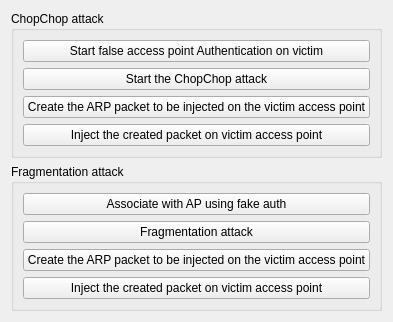
          <widget class="QWidget" name="page2">
           <property name="geometry">
            <rect>
             <x>0</x>
             <y>0</y>
             <width>355</width>
             <height>320</height>
            </rect>
           </property>
           <attribute name="label">
            <string>WEP Attacks (no-client)</string>
           </attribute>
           <layout class="QGridLayout">
            <item row="3" column="0">
             <spacer name="spacer22_2_2">
              <property name="orientation">
               <enum>Qt::Vertical</enum>
              </property>
              <property name="sizeType">
               <enum>QSizePolicy::Expanding</enum>
              </property>
              <property name="sizeHint" stdset="0">
               <size>
                <width>41</width>
                <height>20</height>
               </size>
              </property>
             </spacer>
            </item>
            <item row="2" column="0">
             <widget class="QGroupBox" name="buttonGroup1_2_3">
              <property name="title">
               <string>Fragmentation attack</string>
              </property>
              <layout class="QVBoxLayout">
               <item>
                <widget class="QPushButton" name="button_wep_assoc_fake_auth_frag">
                 <property name="text">
                  <string>Associate with AP using fake auth</string>
                 </property>
                </widget>
               </item>
               <item>
                <widget class="QPushButton" name="button_wep_start_frag">
                 <property name="text">
                  <string>Fragmentation attack</string>
                 </property>
                </widget>
               </item>
               <item>
                <widget class="QPushButton" name="button_wep_create_arp_frag">
                 <property name="text">
                  <string>Create the ARP packet to be injected on the victim access point</string>
                 </property>
                </widget>
               </item>
               <item>
                <widget class="QPushButton" name="button_wep_arp_inj_frag">
                 <property name="text">
                  <string>Inject the created packet on victim access point</string>
                 </property>
                </widget>
               </item>
              </layout>
             </widget>
            </item>
            <item row="1" column="0">
             <widget class="QGroupBox" name="buttonGroup1_3">
              <property name="title">
               <string>ChopChop attack</string>
              </property>
              <layout class="QVBoxLayout">
               <item>
                <widget class="QPushButton" name="button_wep_fake_auth_chop">
                 <property name="text">
                  <string>Start false access point Authentication on victim</string>
                 </property>
                </widget>
               </item>
               <item>
                <widget class="QPushButton" name="button_wep_start_chop">
                 <property name="text">
                  <string>Start the ChopChop attack</string>
                 </property>
                </widget>
               </item>
               <item>
                <widget class="QPushButton" name="button_wep_create_arp_chop">
                 <property name="text">
                  <string>Create the ARP packet to be injected on the victim access point</string>
                 </property>
                </widget>
               </item>
               <item>
                <widget class="QPushButton" name="button_wep_arp_inj_chop">
                 <property name="text">
                  <string>Inject the created packet on victim access point</string>
                 </property>
                </widget>
               </item>
              </layout>
             </widget>
            </item>
           </layout>
          </widget>
